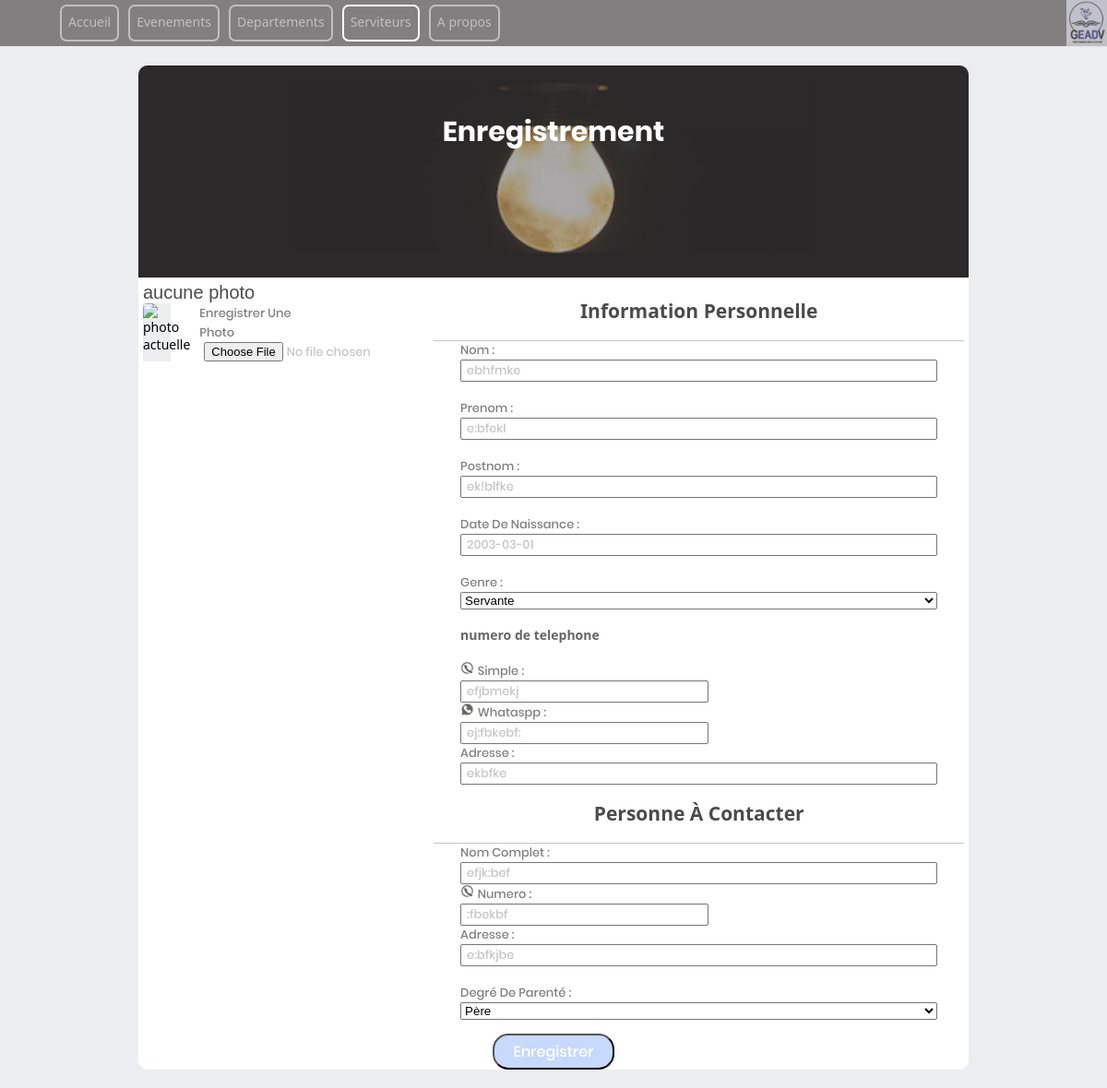
The app's page /serviteurs/serviteurs/modification/20 with its own data.
### serviteurs/models.py (models this page shows, shortened)
class Serviteurs(models.Model):
    RESPONSABLE = (
        ('Père', 'Père'),
        ('Mère', 'Mère'),
        ('Tuteur', 'Tutreur'),
    )
    STATUS_SERVICE = (
        ('S', 'Suspendu'),
        ('O', 'En observation'),
        ('B', 'conduite parfaite'),
    )
    GENRE = (
        ('Servante', 'Servante'),
        ('Serviteur', 'Serviteur'),
    )
    prenom = models.CharField(max_length=100)
    post_nom = models.CharField(max_length=100)
    nom = models.CharField(max_length=100)
    genre = models.CharField(
        verbose_name='Genre',
        max_length=10,
        choices=GENRE,
        default='Servante',
    )
    date_de_naissance = models.DateField("date de naissance")
    doc = models.ImageField(
        blank=True,
        null=True,
        upload_to='photo',
    )
    contact = models.CharField("numero de contact", max_length=15, help_text="ex : +243", blank=True, null=True)
    reseau = models.CharField("numero reseau sociaux", max_length=15, blank=True, null=True)
    adresse = models.CharField(max_length=350, help_text=" Lubumbashi/C. kenya/Av. circulaire/n°303")
    nom_responsable = models.CharField("nom complet", max_length=250, null=True, blank=True)
    contactC = models.CharField("numero de contact de la personne à contacter", max_length=15)
    degret = models.CharField(
        verbose_name="Degré de parenté",
        max_length=6,
        choices=RESPONSABLE,
        default='Père',
    )
    adresseC = models.CharField(max_length=350, help_text=" Lubumbashi/C. kenya/Av. circulaire/n°303")
    status = models.CharField(
        max_length=1,
        choices=STATUS_SERVICE,
        blank=True,
        default='B',
        help_text='resumé de la conduite d\' un serviteur',
    )

### serviteurs/views.py (the view)
# urls.py: path('serviteurs/modification/<int:pk>', ModifierServiteur.as_view(), name='serviteur-modification'),
class ModifierServiteur(UpdateView):
    template_name = "serviteurs/serviteur_modif.html"
    model = Serviteurs
    fields = "__all__"

### serviteurs/templates/serviteurs/serviteur_modif.html (shortened to what this page needs)
<!DOCTYPE html>
<html lang="en">
<head>
    {% load static %}
    <link rel="stylesheet" type="text/css" href="{% static 'serviteurs/formulaire_serviteur.css' %}">
</head>
<body>
    <header class="topHeader">
        <nav class="topnav">
            <div class="containernav">
                <a href="{% url 'acceuil' %}" class="topliens btn ">Accueil</a>
                <a href="" class="topliens btn">Evenements</a>
                <a href="#" class="topliens btn">Departements</a>
                <a href="{% url 'serviteur-liste' %}" class="topliens btn activer">Serviteurs</a>
                <a href="#" class="topliens btn">A propos</a>
            </div>
            <div class="containerlogo">
                {% load static %}
                <img src="{% static 'images/logo.jpg' %}" alt="" class="toplogo">
            </div>
        </nav>
    </header>
    <section class="body_section">
        <div class="bannier" style="text-align: center;">
            <div class="container_title">
                <span class="title">Enregistrement</span>
            </div>
        </div>
        <div>
            <form method="post" enctype="multipart/form-data">
                <div class="formulaire">
                    <div>
                        {% if serviteurs.doc %}
                            <span class="photo_name">photo actuelle</span>
                            <div class="container_photo">
                                <div class="cont">
                                    <img src="{{ serviteurs.doc.url }}" alt="photo actuelle" width="190px">
                                </div>
                                <div class="updatepic">
                                    <label for="{{ form.doc.id_for_label }}"> mettez à jour la photo ici</label> <br>
                                    {{ form.doc }}
                                </div>
                            </div>
                        {% else %}
                            <span class="photo_name">aucune photo</span>
                            <div class="container_photo">
                                <div class="cont">
                                    {% load static %}
                                    <img  src="{% static 'images/phtot_avatar.png' %}" alt="photo actuelle" >
                                </div>
                                <div class="updatepic">
                                    <label for="{{ form.doc.id_for_label }}"> enregistrer une photo </label> <br>
                                    {{ form.doc }}
                                </div>
                             </div>
                        {% endif %}
                    </div>
                    <div class="body_form">
                        <h2>Information personnelle</h2>
                        <div class="personel">
                            <label for="{{ form.nom_id_for_label }}">Nom :</label>{{form.nom}}
                            <br>
                            <label for="{{ form.prenom_id_for_label }}">Prenom :</label>{{ form.prenom }}
                            <br>
                            <label for="{{ form.post_nom.id_for_label }}">Postnom :</label>{{ form.post_nom }}
                            <br>
                            <label for="{{ form.date_de_naissance_id_for_label }}"> Date de naissance :</label>{{ form.date_de_naissance }}
                            <br>
                            <label for="{{ form.genre_id_for_label }}"> genre :</label>{{ form.genre }}
                            <div>
                                <h4> numero de telephone</h4>
                                <ul style="list-style: none; padding: 0; margin: 0;">
                                    {% load static %}
                                    <li>
                                        <img src="{% static 'images/phone.png' %}" alt="phone" height="15" class="imgf">
                                        <label for="{{ form.contact.id_for_label }}">simple :</label>
                                        {{ form.contact }}
                                    </li>
                                    <li>
                                        <img src="{% static 'images/whatsapp.png' %}" alt="whats" height="15" class="imgf">
                                        <label for="{{ form.reseau.id_for_label }}">whataspp :</label>
                                        {{ form.reseau }}
                                    </li>
                                </ul>
                            </div>
                            <label for="{{ form.id_for_label }}">adresse :</label>
                            {{ form.adresse }}
                        </div>
                        <h2>Personne à contacter </h2>
                        <div class="respons">
                            <label for="{{ form.nom_responsable.id_for_label }}">Nom complet :</label>{{ form.nom_responsable }}
                            <div><img src="{% static 'images/phone.png' %}" alt="phone" height="15" class="imgf">
                            <label for="{{ form.contactC.id_for_label }}">Numero :</label>{{ form.contactC }}</div>
                            <label for="{{ form.adresseC.id_for_label }}">adresse :</label>{{ form.adresseC }}
                            <br>
                            <label for="{{ form.degret.id_for_label }}"> degré de parenté :</label>{{ form.degret }}
                        </div>
                    </div>
                </div>
                <div class="container_bouton">
                    <input class="bouton" type="submit" value="Enregistrer">
                </div>
            </form>
        </div>
    </section>
</body>
</html>

### serviteurs/static/serviteurs/formulaire_serviteur.css (style rules this page uses)
body { background-color: #ebeeef; font-family: 'Segoe UI', Tahoma, Geneva, Verdana, sans-serif; color: black; padding: 0; margin: 0; font-size: 12px; box-sizing: border-box; }
.topnav { height: 80px; width: 100%; background-color: rgba(84, 81, 81, 0.7); display: flex; border-bottom: solid 1px rgba(255, 255, 255, 0.8); z-index: 5; }
.containernav { display: flex; flex-wrap: wrap; margin-left: 5%; text-align: center; }
.containerlogo { height: 100%; margin-left: auto; }
.toplogo { height: 100%; opacity: 0.7; }
.btn { border: 2px solid rgba(255, 255, 255, 0.5); border-radius: 7px; }
.topliens { padding: 7px 7px; margin: 5px; }
.topnav a { text-decoration: none; color: rgba(255, 255, 255, 0.5); transition-property: all; transition-duration: 0.7s; transition-timing-function: ease; transition-delay: 0s; text-align: center; }
.btn:hover, .activer { border: 2px solid rgba(255, 255, 255, 1); }
.activer, a:hover { color: white; }
.bannier::before { content: ""; display: block; position: absolute; z-index: -1; width: 100%; height: 100%; top: 0; left: 0; background-color: rgba(84, 81, 81, 0.5); }
.title { text-align: center; font-size: 30px; font-family: Popping-Bold; }
.bannier { color: white; width: 100%; height: 180px; position: relative; display: flex; z-index: 1; flex-wrap: wrap; flex-direction: column; align-items: center; background-image: url("creation_bannierP.jpg"); background-repeat: no-repeat; background-size: cover; background-position: center; padding-top: 50px; }
.container_bouton { display: flex; }
.bouton { margin-top: 10px; margin-right:auto; margin-left: auto; padding: 5px 20px; background-color: rgba(151, 184, 250, 0.533); border-radius: 17px; font-size: 16px; text-align: center; color: white; transition-duration: 0.7s; transition-timing-function: ease; transition-delay: 0s; }
.formulaire { padding:5px; }
.personel, .respons { display: flex; flex-direction: column; padding-left: 5%; padding-right: 5%; border-top: 1px solid #5555; }
.photo_name { font-family: sans-serif; opacity: .7; font-size: 20px; }
.container_photo { display: flex; flex-direction: row; background-color: #ebeeef; }
.body_form { margin-left: 20px; }
.cont img { border-radius: 5px; margin-right: 10px; }
label { font-family: popping-medium; font-size: 13px; color: #808080; text-align: left; text-transform: capitalize; padding: 0; margin: 0; }
.imgf, h4 { opacity: 0.6; }
.formulaire h2 { text-transform: capitalize; opacity: .7; text-align: center; }
input { font-family: popping-medium; font-size: 13px; color: #5555; display: block; padding: 0 5px; touch-action: manipulation; }
@media screen and (min-width:790px) { body { font-size: 14px; } }
@media screen and (min-width:790px) { .topnav { height: 50px; position: relative; } }
@media screen and (min-width:790px) { .containernav { flex-wrap: nowrap; } }
@media screen and (min-width:790px) { .updatepic { width: 100px; padding-right: 100px; } }
@media screen and (min-width:790px) { .body_section { width: 900px; margin-top: 20px; margin-bottom: 20px; margin-left: auto; margin-right: auto; background-color: #fff; border-radius: 10px; overflow: hidden; position: relative; } }
@media screen and (min-width:790px) { .formulaire { display: flex; } }
@media screen and (min-width:790px) { .body_form { width: 70%; } }
@media screen and (min-width:790px) { .container_photo { width: 10%; } }

### records on screen
Serviteurs: nom "ebhfmke", prenom "e:bfekl", post_nom "ek!blfke", date_de_naissance "2003-03-01", genre "Servante", contact "efjbmekj", reseau "ej:fbkebf:", adresse "ekbfke", nom_responsable "efjk:bef", contactC ":fbekbf", adresseC "e:bfkjbe", degret "Père"
